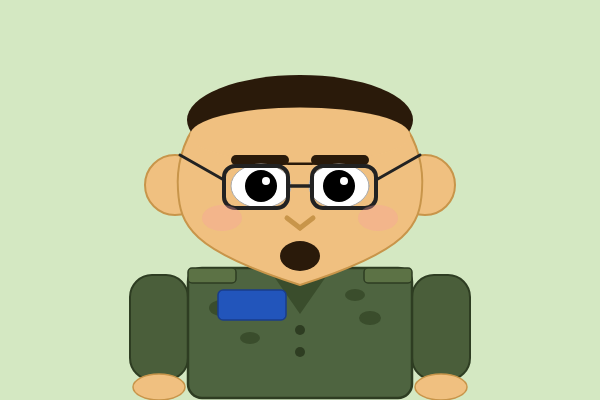
Frame 1 (no input)
Frame 2 (the mouse pressed at the canvas centre, redrawn once): identical to frame 1, image omitted

The p5.js sketch that drew this single still picture (run headless with seeded random() and noise() and a simulated clock; the mouse was pressed at the canvas centre and the sketch redrawn once):

// p5.js sketch
// ── sketch.js
let leftArmAngle = 0;
let rightArmAngle = 0;
function setup() {
  createCanvas(600, 400);
  noLoop();
}
function draw() {
  background(212, 232, 194);

  drawLeftArm(leftArmAngle);
  drawRightArm(rightArmAngle);
  drawBody();
  drawFace();
}
function drawLeftArm(angle) {
  push();
  translate(188, 275);
  rotate(angle);
  fill(74, 94, 58);
  stroke(46, 61, 34);
  strokeWeight(2);
  rect(-58, 0, 58, 105, 22);
  fill(240, 192, 128);
  stroke(200, 149, 74);
  strokeWeight(1.5);
  ellipse(-29, 112, 52, 26);
  pop();
}
function drawRightArm(angle) {
  push();
  translate(412, 275);
  rotate(angle);
  fill(74, 94, 58);
  stroke(46, 61, 34);
  strokeWeight(2);
  rect(0, 0, 58, 105, 22);
  fill(240, 192, 128);
  stroke(200, 149, 74);
  strokeWeight(1.5);
  ellipse(29, 112, 52, 26);
  pop();
}
function drawBody() {
  fill(78, 100, 64);
  stroke(46, 61, 34);
  strokeWeight(2.5);
  rect(188, 268, 224, 130, 14);
  fill(58, 77, 44);
  noStroke();
  triangle(268, 268, 300, 314, 300, 268);
  triangle(332, 268, 300, 314, 300, 268);
  fill(92, 114, 69);
  stroke(46, 61, 34);
  strokeWeight(1.5);
  rect(188, 268, 48, 15, 4);
  rect(364, 268, 48, 15, 4);
  fill(58, 77, 44);
  noStroke();
  ellipse(222, 308, 26, 16);
  ellipse(370, 318, 22, 14);
  ellipse(250, 338, 20, 12);
  ellipse(355, 295, 20, 12);
  fill(46, 61, 34);
  ellipse(300, 330, 10, 10);
  ellipse(300, 352, 10, 10);
  fill(34, 85, 187);
  stroke(26, 61, 138);
  strokeWeight(1.5);
  rect(218, 290, 68, 30, 5);
}
function drawFace() {
  fill(240, 192, 128);
  stroke(200, 149, 74);
  strokeWeight(2);
  ellipse(175, 185, 60, 60);
  ellipse(425, 185, 60, 60);
  fill(240, 192, 128);
  stroke(200, 149, 74);
  strokeWeight(2);
  beginShape();
  vertex(300, 82);
  bezierVertex(405, 82, 425, 150, 422, 190);
  bezierVertex(420, 225, 410, 250, 300, 285);
  bezierVertex(190, 250, 180, 225, 178, 190);
  bezierVertex(175, 150, 195, 82, 300, 82);
  endShape(CLOSE);
  fill(42, 26, 10);
  noStroke();
  ellipse(300, 120, 226, 90);
  fill(240, 192, 128);
  ellipse(300, 135, 220, 55);
  fill(42, 26, 10);
  rect(231, 155, 58, 10, 5);
  rect(311, 155, 58, 10, 5);
  fill(255);
  stroke(170);
  strokeWeight(1);
  ellipse(261, 186, 60, 44);
  ellipse(339, 186, 60, 44);
  fill(0);
  noStroke();
  ellipse(261, 186, 32, 32);
  ellipse(339, 186, 32, 32);
  fill(255);
  ellipse(266, 181, 8, 8);
  ellipse(344, 181, 8, 8);
  noFill();
  stroke(34);
  strokeWeight(4);
  rect(224, 166, 64, 42, 11);
  rect(312, 166, 64, 42, 11);
  strokeWeight(3.5);
  line(288, 186, 312, 186);
  strokeWeight(3);
  line(224, 180, 180, 155);
  line(376, 180, 420, 155);
  stroke(200, 149, 74);
  strokeWeight(5);
  line(300, 228, 287, 218);
  line(300, 228, 313, 218);
  fill(42, 26, 10);
  noStroke();
  ellipse(300, 256, 40, 30);
  fill(245, 160, 160, 90);
  noStroke();
  ellipse(222, 218, 40, 26);
  ellipse(378, 218, 40, 26);
}
